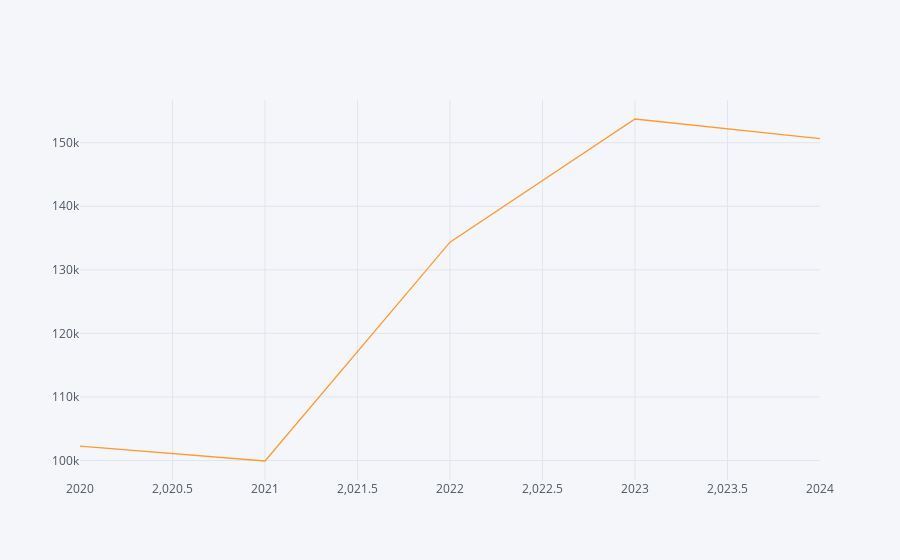

The code cell stored with this chart in its notebook:
### Code cell
main_table.iplot(x='Year',y='Average salary in USD')

### Figure 1 — Plotly figure (JSON) as saved in the notebook; plotly's stock layout.template omitted (floating-point values rounded to 4 significant figures)
{"data": [{"line": {"color": "rgba(255, 153, 51, 1.0)", "dash": "solid", "shape": "linear", "width": 1.3}, "mode": "lines", "name": "Average salary in USD", "text": "", "type": "scatter", "x": [2020, 2021, 2022, 2023, 2024], "y": [102300.0, 99920.0, 134300.0, 153700.0, 150600.0]}], "layout": {"autosize": true, "legend": {"bgcolor": "#F5F6F9", "font": {"color": "#4D5663"}}, "paper_bgcolor": "#F5F6F9", "plot_bgcolor": "#F5F6F9", "title": {"font": {"color": "#4D5663"}}, "xaxis": {"autorange": true, "gridcolor": "#E1E5ED", "range": [2020, 2024], "showgrid": true, "tickfont": {"color": "#4D5663"}, "title": {"font": {"color": "#4D5663"}, "text": ""}, "type": "linear", "zerolinecolor": "#E1E5ED"}, "yaxis": {"autorange": true, "gridcolor": "#E1E5ED", "range": [96930.0, 156700.0], "showgrid": true, "tickfont": {"color": "#4D5663"}, "title": {"font": {"color": "#4D5663"}, "text": ""}, "type": "linear", "zerolinecolor": "#E1E5ED"}}}
